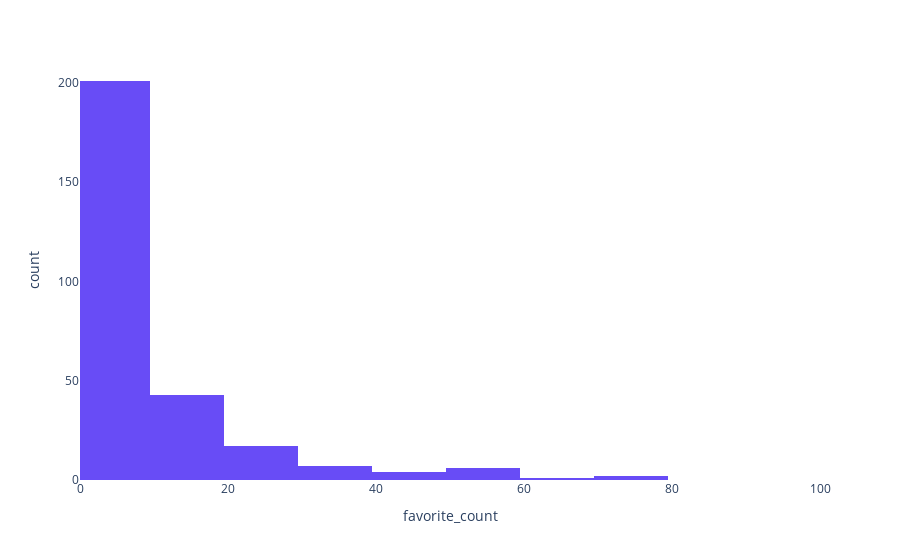

Notebook source saved alongside this figure:
### Code cell
limits, count = df.filter(df.favorite_count > 0).select("favorite_count").rdd.flatMap(lambda x: x).histogram(list(range(0, 100, 10)))
limits = np.array(limits)
fig = px.histogram(x=(limits[:-1] + limits[1:]) / 2 + 2, y=count, nbins=10, range_x=[0, 100])
fig.update_xaxes(title='favorite_count').update_yaxes(title='count')

### Figure 1 — Plotly figure (JSON) as saved in the notebook; plotly's stock layout.template omitted (floating-point values rounded to 4 significant figures)
{"data": [{"alignmentgroup": "True", "bingroup": "x", "histfunc": "sum", "hovertemplate": "x=%{x}<br>sum of y=%{y}<extra></extra>", "legendgroup": "", "marker": {"color": "#684cf6", "pattern": {"shape": ""}}, "name": "", "nbinsx": 10, "offsetgroup": "", "orientation": "v", "showlegend": false, "type": "histogram", "x": [7, 17, 27, 37, 47, 57, 67, 77, 87], "xaxis": "x", "y": [201, 43, 17, 7, 4, 6, 1, 2, 0], "yaxis": "y"}], "layout": {"barmode": "relative", "legend": {"tracegroupgap": 0}, "margin": {"t": 60}, "xaxis": {"anchor": "y", "domain": [0, 1], "range": [0, 100], "title": {"text": "favorite_count"}}, "yaxis": {"anchor": "x", "domain": [0, 1], "title": {"text": "count"}}}}
